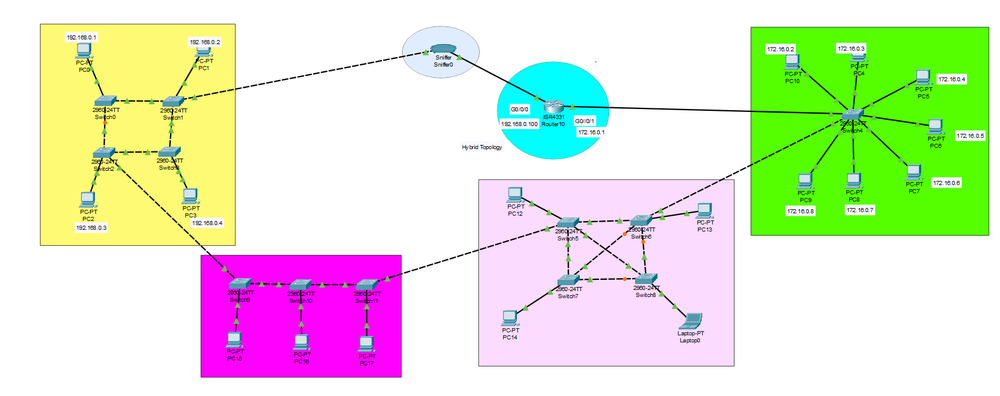
#> input picture week11assignment/Screenshot 2023-11-08 233854.png, 1000 x 396 px, shrunk from 1699 x 672 before the run
$ jupyter execute --allow-errors assignment1.ipynb
#> lines starting #> are read from the running program, lines starting #| are printed output that depends on the picture
[cell 1]
from azure.cognitiveservices.vision.customvision.training import CustomVisionTrainingClient
from azure.cognitiveservices.vision.customvision.prediction import CustomVisionPredictionClient
from msrest.authentication import ApiKeyCredentials
import time

# Replace with your Azure Custom Vision keys and endpoint
training_endpoint = "<Your Custom Vision Training Endpoint>"
prediction_endpoint = "<Your Custom Vision Prediction Endpoint>"
training_key = "<Your Custom Vision Training Key>"
prediction_key = "<Your Custom Vision Prediction Key>"
project_id = "<Your Project ID>"
publish_iteration_name = "classifyModel"

# Authenticate
#> (the rest of this cell did not finish here and is left out)

[cell 2]
import cv2
import numpy as np
import matplotlib.pyplot as plt

def plot_color_histogram(image_path):
    # Load the image
#> called with image_path = 'Screenshot 2023-11-08 233854.png'
    image = cv2.imread(image_path)
#> image is the input picture: shape (396, 1000, 3); mean B, G, R 206.7, 230, 223.6

    # Convert the image from BGR to RGB
    image_rgb = cv2.cvtColor(image, cv2.COLOR_BGR2RGB)

    # Split the image into its respective channels (R, G, B)
    channels = cv2.split(image_rgb)
    colors = ("r", "g", "b")
    channel_names = ('Red', 'Green', 'Blue')

    # Plot the histograms
    plt.figure(figsize=(10, 5))
    plt.title("Color Histogram")
    plt.xlabel("Bins")
    plt.ylabel("Number of Pixels")

    for (channel, color, name) in zip(channels, colors, channel_names):
        # Calculate the histogram for the channel
        hist = cv2.calcHist([channel], [0], None, [256], [0, 256])
        plt.plot(hist, color=color)
        plt.xlim([0, 256])
        plt.legend(channel_names)
#> this loop made 3 passes
#> (color, name) on passes 1 to 3: ('r', 'Red'), ('g', 'Green'), ('b', 'Blue')

    plt.show()
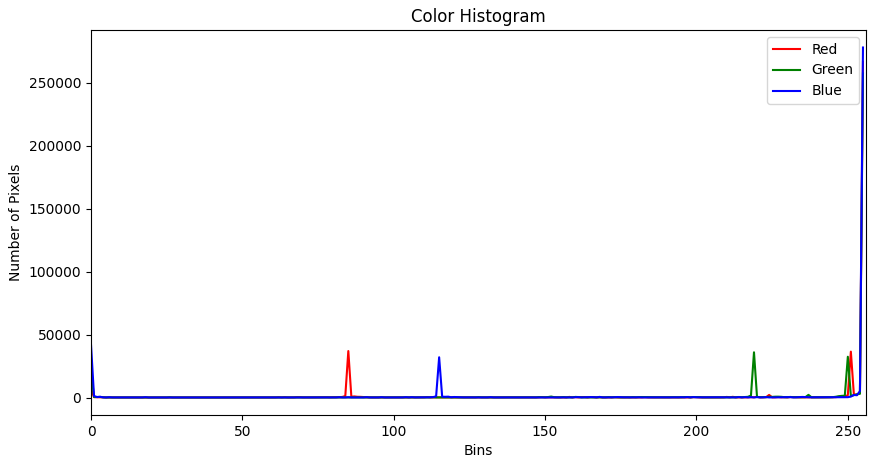
#> figure drawn by matplotlib, 1 panel; curve peaks at x = 255, y = 266573; curve peaks at x = 255, y = 257368; curve peaks at x = 255, y = 277925

# Path to the image file
image_path = 'Screenshot 2023-11-08 233854.png'

# Plot the color histogram for the image
plot_color_histogram(image_path)
